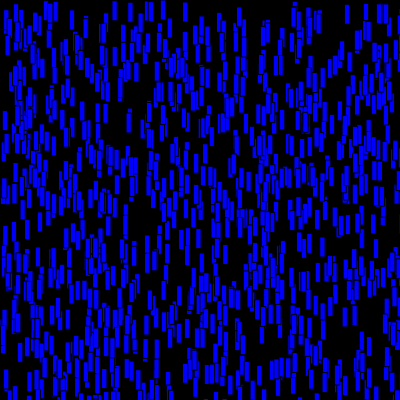
Frame 1 (no input)
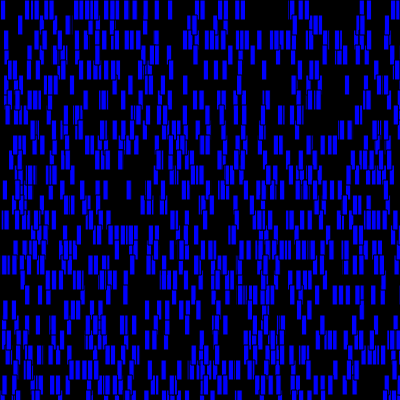
Frame 60 (no input)
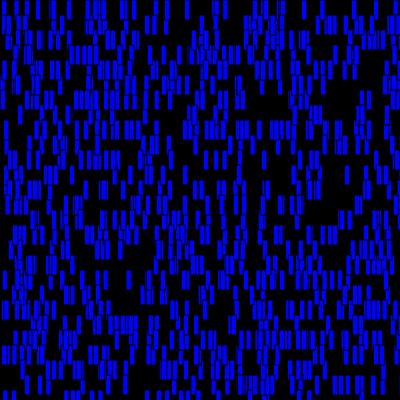
Frame 120 (the mouse pressed at the canvas centre since frame 60)

The p5.js sketch that drew these frames (run headless with seeded random() and noise() and a simulated clock; from frame 60 on, the mouse is pressed at the canvas centre):

// p5.js sketch
// ── sketch.js
var rain=[],drop;

function setup() {
  createCanvas(400,400);
  
  for(var i=0; i<1000; i++){
    drop=new Drop(random(0,400),random(0,400))
    rain.push(drop);
  }
}

function draw() {
  background(0);

  for(var i=0; i<rain.length;i++){
    rain[i].display();
    rain[i].fall();
  }
  
}
// ── Drop.js
class Drop{
    constructor(x,y){
        this.x_pos=x;
        this.y_pos=y;
        this.w=5
        this.h=20;
    }

    display(){
        fill("blue")
        rect(this.x_pos,this.y_pos,this.w,this.h);
    }

    fall(){
        this.y_pos=this.y_pos+15
        if(this.y_pos>=height){
            this.y_pos=0;
        }
    
    }
    
}
